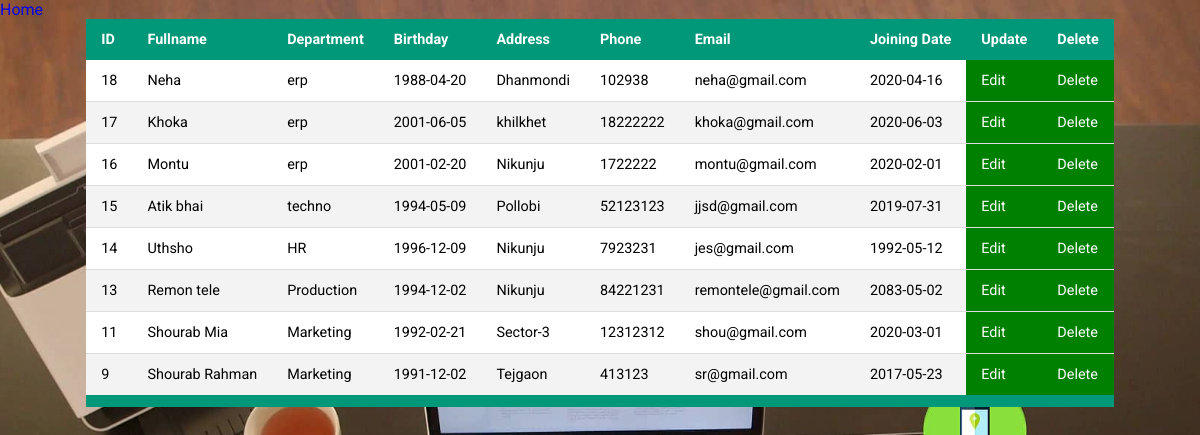
The page /employeemanagement.php on the database its author committed.
### tables this page shows
CREATE TABLE `employeeinfo` (
  `id` int(50) NOT NULL,
  `fullname` varchar(255) NOT NULL,
  `department` varchar(255) NOT NULL,
  `bday` date NOT NULL,
  `address` varchar(255) NOT NULL,
  `phone` int(11) NOT NULL,
  `email` varchar(255) NOT NULL,
  `joindate` date NOT NULL,
  `image` varchar(255) NOT NULL
);

### employeemanagement.php (the view, shortened to what this page needs)
<?php
include 'connection.php';
$result = mysqli_query($conn, "SELECT * FROM employeeinfo ORDER BY id DESC");
$rowcount = mysqli_num_rows($result);
?>
<!DOCTYPE html>
<html lang="en">
<head>
<link rel="stylesheet" type="text/css" href="style.css">
</head>
<body>
   <a href="admininfo.php">Home</a>
    <table class="content-table">
	<thead>
        <tr>
		    <th>ID</th>
		    <th>Fullname</th>
            <th>Department</th>
            <th>Birthday</th>
            <th>Address</th>
            <th>Phone</th>
            <th>Email</th>
            <th>Joining Date</th>
            <th>Update</th>
			<th>Delete</th>
	    </tr>
	</thead>
        <?php
        for ($i = 1; $i <= $rowcount; $i++) {
            $row = mysqli_fetch_array($result)
        ?>
            <tr>
			    <td><?php echo $row["id"] ?></td>
                <td><?php echo $row["fullname"] ?></td>
                <td><?php echo $row["department"] ?></td>
                <td><?php echo $row["bday"] ?></td>
                <td><?php echo $row["address"] ?></td>
                <td><?php echo $row["phone"] ?></td>
                <td><?php echo $row["email"] ?></td>
                <td><?php echo $row["joindate"] ?></td>
				<?php
				echo "<td bgcolor='green'><a href='edit.php?id=$row[id]'><font color='white'>Edit</a></td>";
                echo "<td bgcolor='green'><a href='delete.php?id=$row[id]'><font color='white'>Delete</a> </td>";
				?>
            </tr>
        <?php
        }
        ?>
    </table>
</body>
</html>

### style.css (style rules this page uses)
* { padding: 0; margin: 0; list-style: none; text-decoration: none; }
body { font-family: 'Roboto', sans-serif; margin: 0; padding: 0; background-image: url(admin.png); background-size: cover; background-position: center; background-repeat: no-repeat; background-attachment: fixed; }

### employeemanagement.php (style rules this page uses)
.content-table { border-collapse: collapse; margin: auto; font-size: 0.9em; min-width: 700px; border-radius: 5px 5px 0 0; background-color:white; }
.content-table thead tr { background-color: #009879; color: #ffffff; text-align: left; font-weight: bold; }
.content-table th, .content-table td { padding: 12px 15px; }
.content-table tbody tr:nth-of-type(even) { background-color: #f3f3f3; }
.content-table tbody tr { border-bottom: 1px solid #dddddd; }
.content-table tbody tr:last-of-type { border-bottom: 12px solid #009879; }

### rows shown on the page
employeeinfo: id "18", fullname "Neha", department "erp", bday "1988-04-20", address "Dhanmondi", phone "102938", email "neha@gmail.com", joindate "2020-04-16"
employeeinfo: id "17", fullname "Khoka", department "erp", bday "2001-06-05", address "khilkhet", phone "18222222", email "khoka@gmail.com", joindate "2020-06-03"
employeeinfo: id "16", fullname "Montu", department "erp", bday "2001-02-20", address "Nikunju", phone "1722222", email "montu@gmail.com", joindate "2020-02-01"
employeeinfo: id "15", fullname "Atik bhai", department "techno", bday "1994-05-09", address "Pollobi", phone "52123123", email "jjsd@gmail.com", joindate "2019-07-31"
employeeinfo: id "14", fullname "Uthsho", department "HR", bday "1996-12-09", address "Nikunju", phone "7923231", email "jes@gmail.com", joindate "1992-05-12"
employeeinfo: id "13", fullname "Remon tele", department "Production", bday "1994-12-02", address "Nikunju", phone "84221231", email "remontele@gmail.com", joindate "2083-05-02"
employeeinfo: id "11", fullname "Shourab Mia", department "Marketing", bday "1992-02-21", address "Sector-3", phone "12312312", email "shou@gmail.com", joindate "2020-03-01"
employeeinfo: id "9", fullname "Shourab Rahman", department "Marketing", bday "1991-12-02", address "Tejgaon", phone "413123", email "sr@gmail.com", joindate "2017-05-23"
